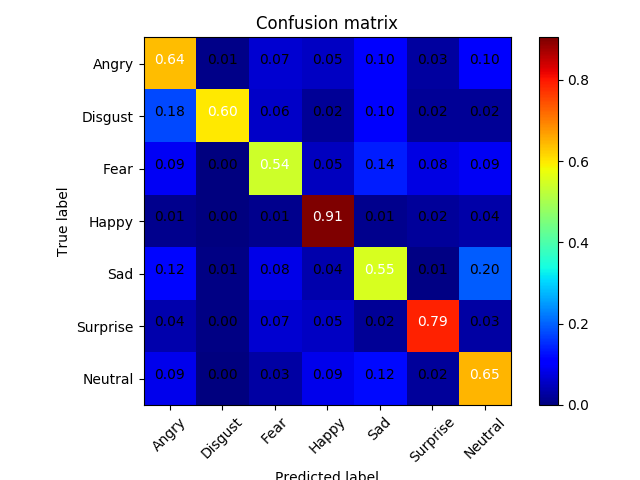

Source code (Python):
#!/usr/bin/env python
# -- coding: utf-8 --
from keras.models import load_model
from sklearn.metrics import confusion_matrix
import matplotlib.pyplot as plt
import itertools
import numpy as np
import pandas as pd
import sys


def plot_confusion_matrix(cm, classes,
                          title='Confusion matrix',
                          cmap=plt.cm.jet):
    """
    This function prints and plots the confusion matrix.
    """
    cm = cm.astype('float') / cm.sum(axis=1)[:, np.newaxis]
    plt.imshow(cm, interpolation='nearest', cmap=cmap)
    plt.title(title)
    plt.colorbar()
    tick_marks = np.arange(len(classes))
    plt.xticks(tick_marks, classes, rotation=45)
    plt.yticks(tick_marks, classes)

    thresh = cm.max() / 2.
    for i, j in itertools.product(range(cm.shape[0]), range(cm.shape[1])):
        plt.text(j, i, '{:.2f}'.format(cm[i, j]), horizontalalignment="center",
                 color="white" if cm[i, j] > thresh else "black")
    plt.tight_layout()
    plt.ylabel('True label')
    plt.xlabel('Predicted label')


def str_to_float(string):
    # str type to float type
    str_data = string.split(' ')
    float_data = []
    for data in str_data:
        data = float(data)
        float_data.append(data)
    return float_data


def csv_to_X_Y(path):
    # load train.csv
    data_frame = pd.read_csv(path)
    data = np.array(data_frame)
    m = data.shape[0]
    X = []
    Y = []
    for i in range(m):
        Y.append(data[i][0])
        X.append(str_to_float(data[i][1]))
    X = np.array(X)
    X = np.reshape(X, [-1, 48, 48, 1])
    Y = np.array(Y)
    return X, Y


def split_data(X, Y):
    # split train set and valid data
    X_train, Y_train = X[:-4000], Y[:-4000]
    X_valid, Y_valid = X[-4000:], Y[-4000:]
    return X_train, Y_train, X_valid, Y_valid


def main():
    X_raw, Y_raw = csv_to_X_Y('../data/train.csv')
    X_raw = X_raw / 255
    X_train, Y_train, X_valid, Y_valid = split_data(X_raw, Y_raw)

    model_path = '../cnn_model'
    emotion_classifier = load_model(model_path)
    np.set_printoptions(precision=2)
    dev_feats = X_valid.reshape(-1, 48, 48, 1)
    predictions = emotion_classifier.predict(dev_feats)
    predictions = predictions.argmax(axis=-1)
    print (predictions)
    te_labels = Y_valid
    print (te_labels)
    conf_mat = confusion_matrix(te_labels, predictions)

    plt.figure()
    plot_confusion_matrix(conf_mat, classes=[
                          "Angry", "Disgust", "Fear", "Happy", "Sad", "Surprise", "Neutral"])
    plt.savefig('./problem3.png')
    plt.show()


if __name__ == '__main__':
    main()
